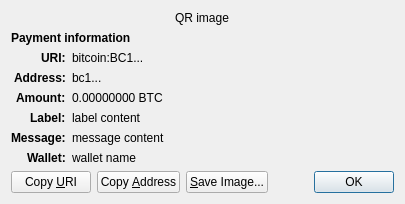
<?xml version="1.0" encoding="UTF-8"?>
<ui version="4.0">
 <class>ReceiveRequestDialog</class>
 <widget class="QDialog" name="ReceiveRequestDialog">
  <property name="geometry">
   <rect>
    <x>0</x>
    <y>0</y>
    <width>413</width>
    <height>229</height>
   </rect>
  </property>
  <property name="windowTitle">
   <string>Request payment to ...</string>
  </property>
  <layout class="QGridLayout" name="gridLayout" columnstretch="0,1">
   <property name="sizeConstraint">
    <enum>QLayout::SetFixedSize</enum>
   </property>
   <item row="0" column="0" colspan="2" alignment="Qt::AlignHCenter">
    <widget class="QRImageWidget" name="qr_code">
     <property name="text">
      <string notr="true">QR image</string>
     </property>
     <property name="textInteractionFlags">
      <set>Qt::NoTextInteraction</set>
     </property>
    </widget>
   </item>
   <item row="1" column="0" colspan="2">
    <widget class="QLabel" name="payment_header">
     <property name="font">
      <font>
       <bold>true</bold>
      </font>
     </property>
     <property name="text">
      <string>Payment information</string>
     </property>
     <property name="textInteractionFlags">
      <set>Qt::NoTextInteraction</set>
     </property>
    </widget>
   </item>
   <item row="2" column="0" alignment="Qt::AlignRight|Qt::AlignTop">
    <widget class="QLabel" name="uri_tag">
     <property name="font">
      <font>
       <bold>true</bold>
      </font>
     </property>
     <property name="text">
      <string notr="true">URI:</string>
     </property>
     <property name="textFormat">
      <enum>Qt::PlainText</enum>
     </property>
     <property name="textInteractionFlags">
      <set>Qt::NoTextInteraction</set>
     </property>
    </widget>
   </item>
   <item row="2" column="1" alignment="Qt::AlignTop">
    <widget class="QLabel" name="uri_content">
     <property name="text">
      <string notr="true">bitcoin:BC1...</string>
     </property>
     <property name="textFormat">
      <enum>Qt::RichText</enum>
     </property>
     <property name="wordWrap">
      <bool>true</bool>
     </property>
     <property name="textInteractionFlags">
      <set>Qt::TextSelectableByMouse</set>
     </property>
    </widget>
   </item>
   <item row="3" column="0" alignment="Qt::AlignRight|Qt::AlignTop">
    <widget class="QLabel" name="address_tag">
     <property name="font">
      <font>
       <bold>true</bold>
      </font>
     </property>
     <property name="text">
      <string>Address:</string>
     </property>
     <property name="textInteractionFlags">
      <set>Qt::NoTextInteraction</set>
     </property>
    </widget>
   </item>
   <item row="3" column="1" alignment="Qt::AlignTop">
    <widget class="QLabel" name="address_content">
     <property name="text">
      <string notr="true">bc1...</string>
     </property>
     <property name="textFormat">
      <enum>Qt::PlainText</enum>
     </property>
     <property name="textInteractionFlags">
      <set>Qt::TextSelectableByMouse</set>
     </property>
    </widget>
   </item>
   <item row="4" column="0" alignment="Qt::AlignRight|Qt::AlignTop">
    <widget class="QLabel" name="amount_tag">
     <property name="font">
      <font>
       <bold>true</bold>
      </font>
     </property>
     <property name="text">
      <string>Amount:</string>
     </property>
     <property name="textInteractionFlags">
      <set>Qt::NoTextInteraction</set>
     </property>
    </widget>
   </item>
   <item row="4" column="1" alignment="Qt::AlignTop">
    <widget class="QLabel" name="amount_content">
     <property name="text">
      <string notr="true">0.00000000 BTC</string>
     </property>
     <property name="textFormat">
      <enum>Qt::PlainText</enum>
     </property>
     <property name="textInteractionFlags">
      <set>Qt::TextSelectableByMouse</set>
     </property>
    </widget>
   </item>
   <item row="5" column="0" alignment="Qt::AlignRight|Qt::AlignTop">
    <widget class="QLabel" name="label_tag">
     <property name="font">
      <font>
       <bold>true</bold>
      </font>
     </property>
     <property name="text">
      <string>Label:</string>
     </property>
     <property name="textInteractionFlags">
      <set>Qt::NoTextInteraction</set>
     </property>
    </widget>
   </item>
   <item row="5" column="1" alignment="Qt::AlignTop">
    <widget class="QLabel" name="label_content">
     <property name="text">
      <string notr="true">label content</string>
     </property>
     <property name="textFormat">
      <enum>Qt::PlainText</enum>
     </property>
     <property name="wordWrap">
      <bool>true</bool>
     </property>
     <property name="textInteractionFlags">
      <set>Qt::TextSelectableByMouse</set>
     </property>
    </widget>
   </item>
   <item row="6" column="0" alignment="Qt::AlignRight|Qt::AlignTop">
    <widget class="QLabel" name="message_tag">
     <property name="font">
      <font>
       <bold>true</bold>
      </font>
     </property>
     <property name="text">
      <string>Message:</string>
     </property>
     <property name="textInteractionFlags">
      <set>Qt::NoTextInteraction</set>
     </property>
    </widget>
   </item>
   <item row="6" column="1" alignment="Qt::AlignTop">
    <widget class="QLabel" name="message_content">
     <property name="text">
      <string notr="true">message content</string>
     </property>
     <property name="textFormat">
      <enum>Qt::PlainText</enum>
     </property>
     <property name="wordWrap">
      <bool>true</bool>
     </property>
     <property name="textInteractionFlags">
      <set>Qt::TextSelectableByMouse</set>
     </property>
    </widget>
   </item>
   <item row="7" column="0" alignment="Qt::AlignRight|Qt::AlignTop">
    <widget class="QLabel" name="wallet_tag">
     <property name="font">
      <font>
       <bold>true</bold>
      </font>
     </property>
     <property name="text">
      <string>Wallet:</string>
     </property>
     <property name="textInteractionFlags">
      <set>Qt::NoTextInteraction</set>
     </property>
    </widget>
   </item>
   <item row="7" column="1" alignment="Qt::AlignTop">
    <widget class="QLabel" name="wallet_content">
     <property name="text">
      <string notr="true">wallet name</string>
     </property>
     <property name="textFormat">
      <enum>Qt::PlainText</enum>
     </property>
     <property name="wordWrap">
      <bool>true</bool>
     </property>
     <property name="textInteractionFlags">
      <set>Qt::TextSelectableByMouse</set>
     </property>
    </widget>
   </item>
   <item row="8" column="0" colspan="2">
    <layout class="QHBoxLayout" name="horizontalLayout">
     <item>
      <widget class="QPushButton" name="btnCopyURI">
       <property name="text">
        <string>Copy &amp;URI</string>
       </property>
       <property name="autoDefault">
        <bool>false</bool>
       </property>
      </widget>
     </item>
     <item>
      <widget class="QPushButton" name="btnCopyAddress">
       <property name="text">
        <string>Copy &amp;Address</string>
       </property>
       <property name="autoDefault">
        <bool>false</bool>
       </property>
      </widget>
     </item>
     <item>
      <widget class="QPushButton" name="btnSaveAs">
       <property name="text">
        <string>&amp;Save Image...</string>
       </property>
       <property name="autoDefault">
        <bool>false</bool>
       </property>
      </widget>
     </item>
     <item>
      <spacer name="horizontalSpacer_2">
       <property name="orientation">
        <enum>Qt::Horizontal</enum>
       </property>
       <property name="sizeHint" stdset="0">
        <size>
         <width>40</width>
         <height>20</height>
        </size>
       </property>
      </spacer>
     </item>
     <item>
      <widget class="QDialogButtonBox" name="buttonBox">
       <property name="focusPolicy">
        <enum>Qt::StrongFocus</enum>
       </property>
       <property name="standardButtons">
        <set>QDialogButtonBox::Ok</set>
       </property>
      </widget>
     </item>
    </layout>
   </item>
  </layout>
 </widget>
 <customwidgets>
  <customwidget>
   <class>QRImageWidget</class>
   <extends>QLabel</extends>
   <header>qt/qrimagewidget.h</header>
  </customwidget>
 </customwidgets>
 <tabstops>
  <tabstop>buttonBox</tabstop>
  <tabstop>btnCopyURI</tabstop>
  <tabstop>btnCopyAddress</tabstop>
  <tabstop>btnSaveAs</tabstop>
 </tabstops>
 <resources/>
 <connections>
  <connection>
   <sender>buttonBox</sender>
   <signal>accepted()</signal>
   <receiver>ReceiveRequestDialog</receiver>
   <slot>accept()</slot>
   <hints>
    <hint type="sourcelabel">
     <x>135</x>
     <y>230</y>
    </hint>
    <hint type="destinationlabel">
     <x>135</x>
     <y>126</y>
    </hint>
   </hints>
  </connection>
 </connections>
</ui>
